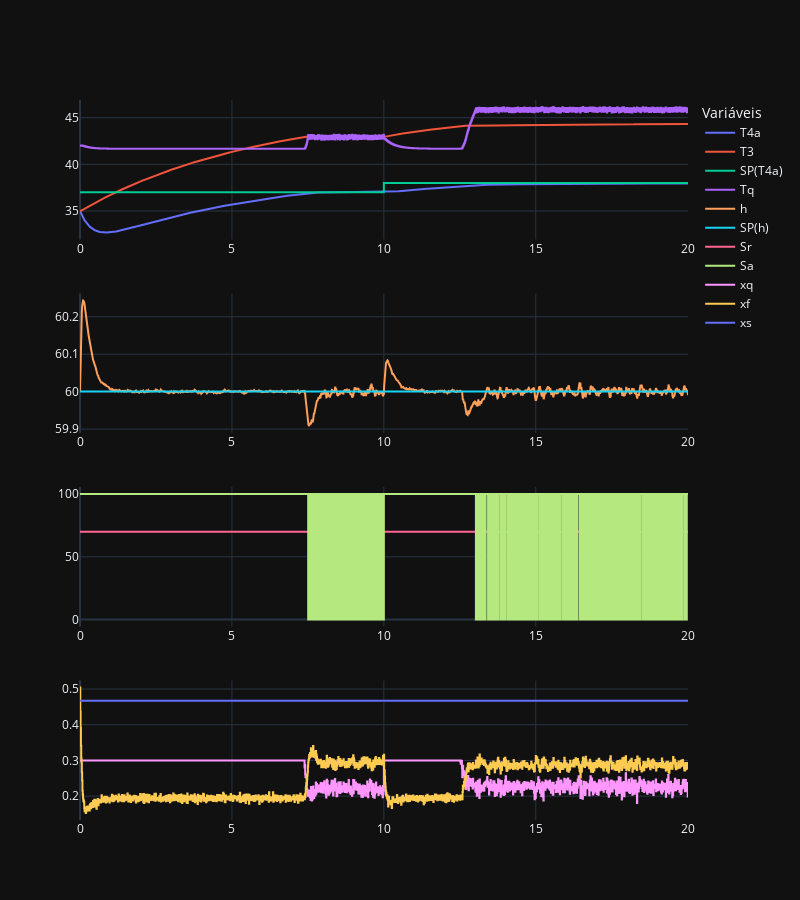

The notebook cell this image was saved under:
### Code cell
TU =np.array(
[    #Time,      Sr, SP(Tq), SP(T4a), SP(h), SP(Fs),  Fd,  Td,  Tinf
      [  0,       80,   40,   37,     60,      5,     0,  25,   25],
      [ 10,       80,   40,   37,     60,      5,     0,  25,   25],
      [ 20,       80,   40,   37,     60,      5,     0,  25,   25],
      [ 30,       80,   40,   37,     60,      5,     0,  25,   25],
      [ 40,       80,   42,   37,     60,      5,     0,  25,   25],
      [ 50,       80,   42,   37,     60,      5,     0,  25,   25],
      [ 60,       80,   42,   37,     60,      5,     0,  25,   25],
      [ 70,       80,   42,   37,     60,      5,     0,  25,   25],
      [ 80,       80,   40,   37,     60,      5,     0,  25,   25],
      [ 90,       80,   40,   37,     60,      5,     0,  25,   25],
      [100,       80,   40,   37,     60,      5,     0,  25,   25],
])

TU =np.array(
[    #Time,      Sr, SP(Tq), SP(T4a), SP(h), SP(Fs),  Fd,  Td,  Tinf
      [  0,       70,   42,   37,     60,      5,     0,  25,   25],
      [ 10,       50,   38,   34,     60,      5,     0,  25,   25],
      [ 20,       50,   38,   34,     60,      5,     0,  25,   25],
])

TU =np.array(
[    #Time,      Sr, SP(Tq), SP(T4a), SP(h), SP(Fs),  Fd,  Td,  Tinf
      [  0,       70,   42,   37,     60,      5,     0,  25,   25],
      [ 10,       70,   45,   38,     60,      5,     0,  25,   25],
      [ 20,       70,   45,   38,     60,      5,     0,  25,   25],
])

T0 = [60,  35,  42,  35]

#Simulacao_MF_Final(TanqueTub, T0, TU, Kp_T4a=[20.63,1], Ti_T4a=[1.53,1e6], Td_T4a=[0.0,0.0], b_T4a=[1,1],
#                     Kp_h= 1, Ti_h=0.3, Td_h=0.0, b_h=1, 
#                     Ruido = 0.005, U_bias_T4a=50, U_bias_h=0.5, dt=0.01, Plotly = True );

# Kp: 1.3 e 1.0
# Ti: 2.4 e 1.1

Simulacao_MF_Final(TanqueTub, T0, TU, 
                   Kp_T4a_ext=1.16, Kp_T4a_int=1.06,  # Kp_T4a_int=0.21, Kp_T4a_ext=1.61
                   Ti_T4a_ext=2.35, Ti_T4a_int=1.25, # Ti_T4a_int=0.3, Ti_T4a_ext=1.2,
                   Td_T4a_ext=0.0, Td_T4a_int=0.0, 
                   b_T4a_ext=1, b_T4a_int=1,
                   Kp_h=1, Ti_h=0.3, Td_h=0.0, b_h=1,
                   Ruido=0.005, U_bias_T4a=0.0, U_bias_h=0.5,
                   dt=0.01, Plotly=True);

### Figure 1 — Plotly figure (JSON) as saved in the notebook; plotly's stock layout.template omitted (floating-point values rounded to 4 significant figures; data arrays with more than 128 entries replaced by an {"elided": "..."} marker saying what was removed)
{"data": [{"name": "T4a", "type": "scatter", "x": {"elided": "2002 float values"}, "xaxis": "x", "y": {"elided": "2002 float values"}, "yaxis": "y"}, {"name": "T3", "type": "scatter", "x": {"elided": "2002 float values"}, "xaxis": "x", "y": {"elided": "2002 float values"}, "yaxis": "y"}, {"line": {"shape": "hv"}, "name": "SP(T4a)", "type": "scatter", "x": {"elided": "2002 float values"}, "xaxis": "x", "y": {"elided": "2002 int values"}, "yaxis": "y"}, {"line": {"shape": "hv"}, "name": "Tq", "type": "scatter", "x": {"elided": "2002 float values"}, "xaxis": "x", "y": {"elided": "2002 float values"}, "yaxis": "y"}, {"name": "h", "type": "scatter", "x": {"elided": "2002 float values"}, "xaxis": "x2", "y": {"elided": "2002 float values"}, "yaxis": "y2"}, {"line": {"shape": "hv"}, "name": "SP(h)", "type": "scatter", "x": {"elided": "2002 float values"}, "xaxis": "x2", "y": {"elided": "2002 int values"}, "yaxis": "y2"}, {"line": {"shape": "hv"}, "name": "Sr", "type": "scatter", "x": {"elided": "2002 float values"}, "xaxis": "x3", "y": {"elided": "2002 int values"}, "yaxis": "y3"}, {"line": {"shape": "hv"}, "name": "Sa", "type": "scatter", "x": {"elided": "2002 float values"}, "xaxis": "x3", "y": {"elided": "2002 int values"}, "yaxis": "y3"}, {"line": {"shape": "hv"}, "name": "xq", "type": "scatter", "x": {"elided": "2002 float values"}, "xaxis": "x4", "y": {"elided": "2002 float values"}, "yaxis": "y4"}, {"line": {"shape": "hv"}, "name": "xf", "type": "scatter", "x": {"elided": "2002 float values"}, "xaxis": "x4", "y": {"elided": "2002 float values"}, "yaxis": "y4"}, {"line": {"shape": "hv"}, "name": "xs", "type": "scatter", "x": {"elided": "2002 float values"}, "xaxis": "x4", "y": {"elided": "2002 float values"}, "yaxis": "y4"}], "layout": {"height": 900, "legend": {"title": {"text": "Variáveis"}}, "title": {"x": 0.5, "xanchor": "center", "y": 0.85, "yanchor": "top"}, "width": 800, "xaxis": {"anchor": "y", "domain": [0, 1], "matches": "x"}, "xaxis2": {"anchor": "y2", "domain": [0, 1], "matches": "x"}, "xaxis3": {"anchor": "y3", "domain": [0, 1], "matches": "x"}, "xaxis4": {"anchor": "y4", "domain": [0, 1], "matches": "x"}, "yaxis": {"anchor": "x", "domain": [0.8063, 1]}, "yaxis2": {"anchor": "x2", "domain": [0.5375, 0.7312]}, "yaxis3": {"anchor": "x3", "domain": [0.2687, 0.4625]}, "yaxis4": {"anchor": "x4", "domain": [0, 0.1938]}}}
